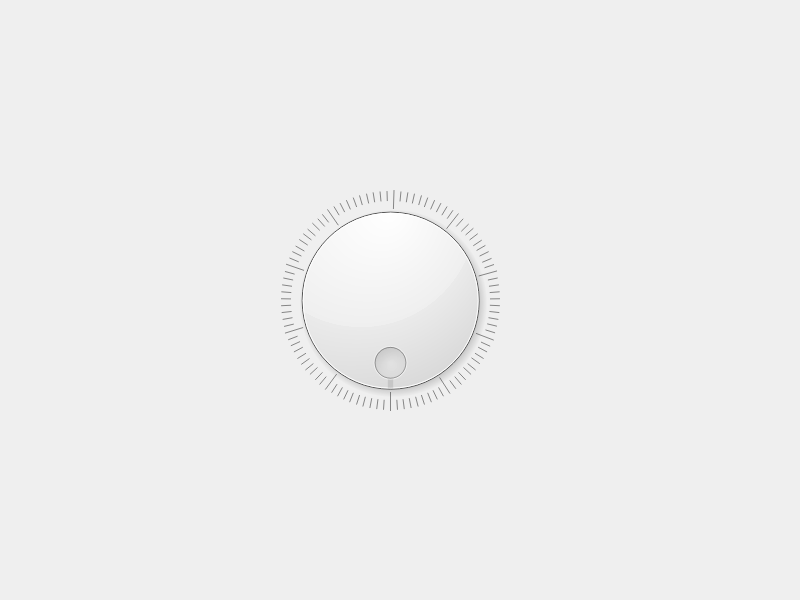
<?xml version="1.0" encoding="UTF-8"?>
<ui version="4.0">
 <class>Widget</class>
 <widget class="QWidget" name="Widget">
  <property name="geometry">
   <rect>
    <x>0</x>
    <y>0</y>
    <width>800</width>
    <height>600</height>
   </rect>
  </property>
  <property name="windowTitle">
   <string>Widget</string>
  </property>
  <widget class="QDial" name="dial">
   <property name="geometry">
    <rect>
     <x>260</x>
     <y>190</y>
     <width>261</width>
     <height>221</height>
    </rect>
   </property>
   <property name="minimum">
    <number>0</number>
   </property>
   <property name="wrapping">
    <bool>true</bool>
   </property>
   <property name="notchesVisible">
    <bool>true</bool>
   </property>
  </widget>
 </widget>
 <resources/>
 <connections/>
</ui>
